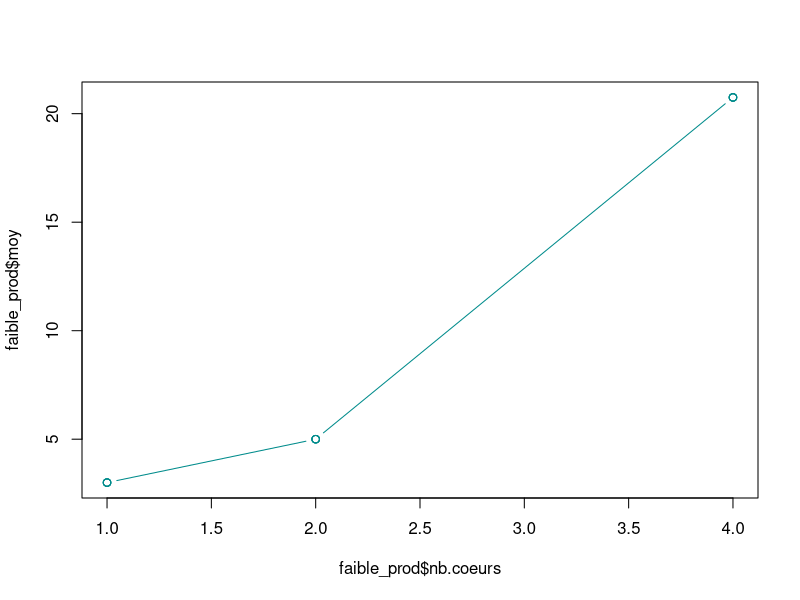
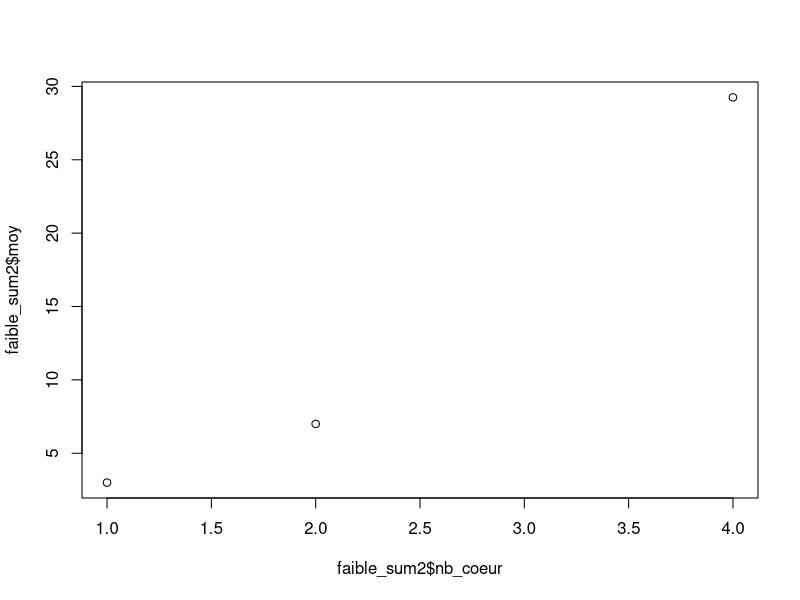
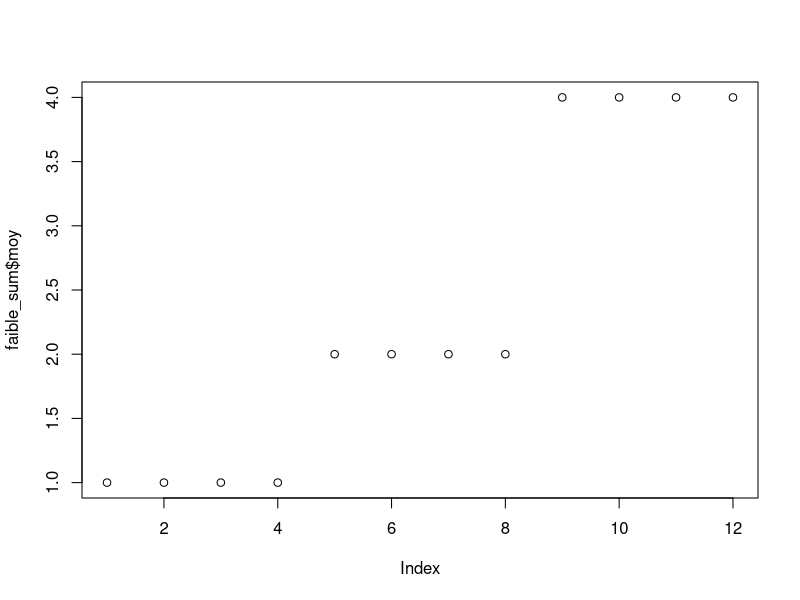
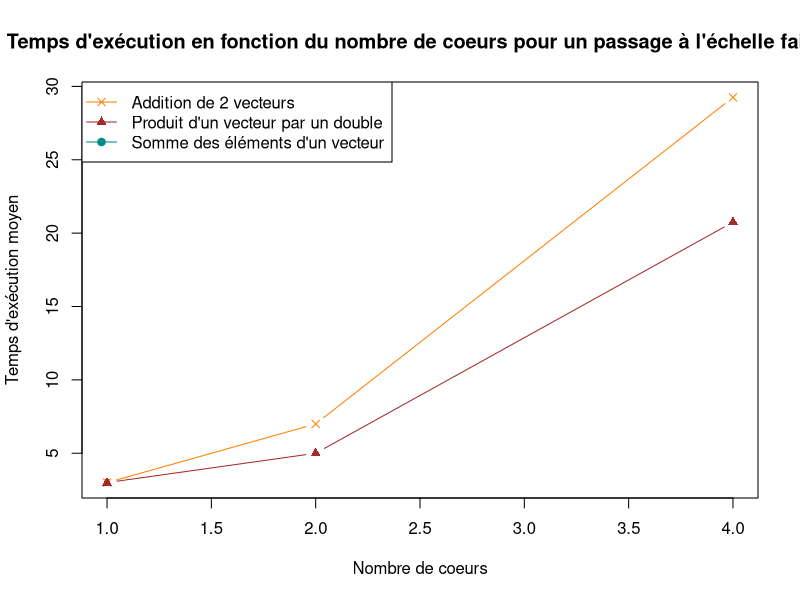
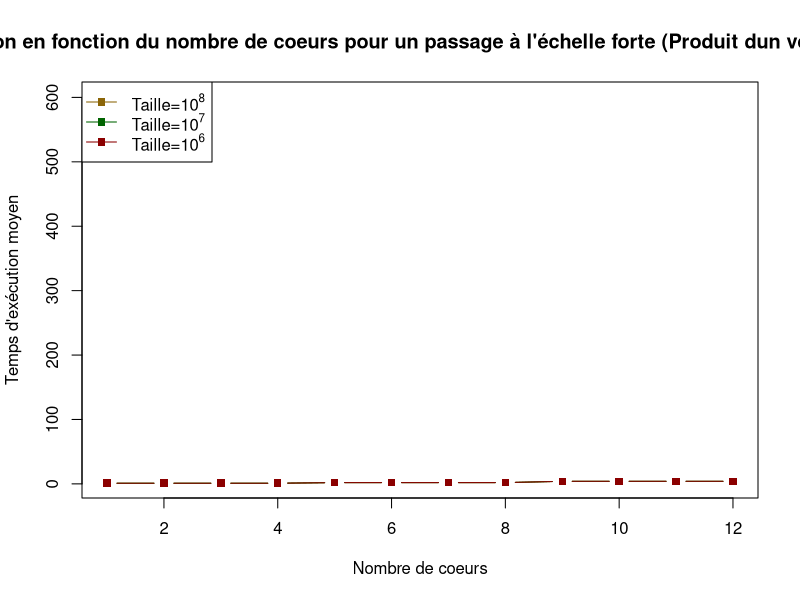
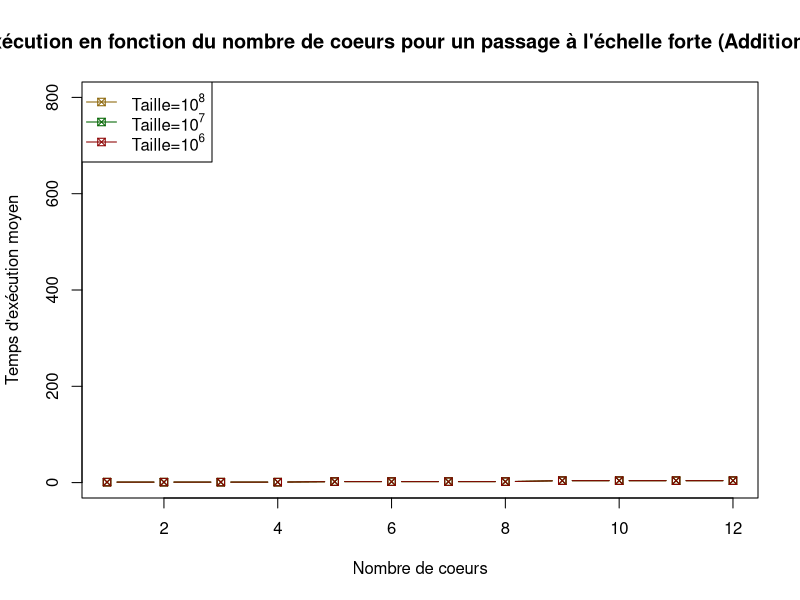
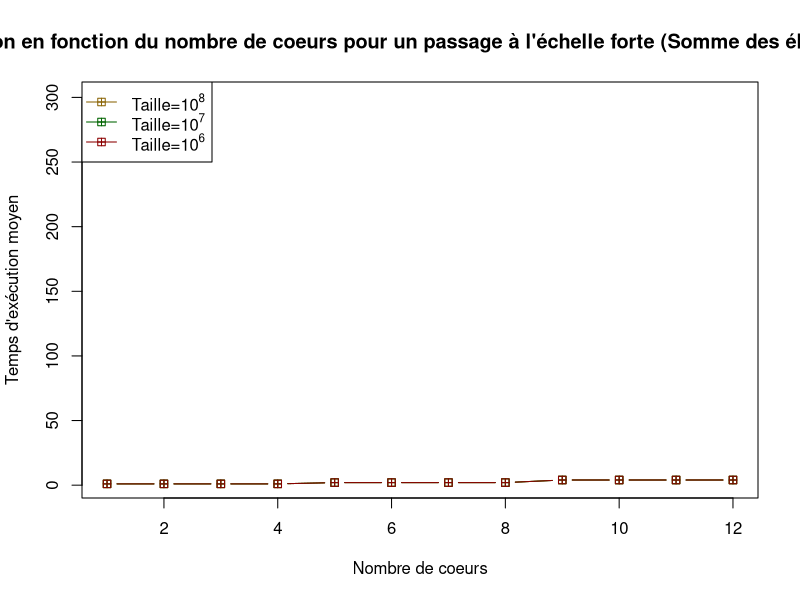
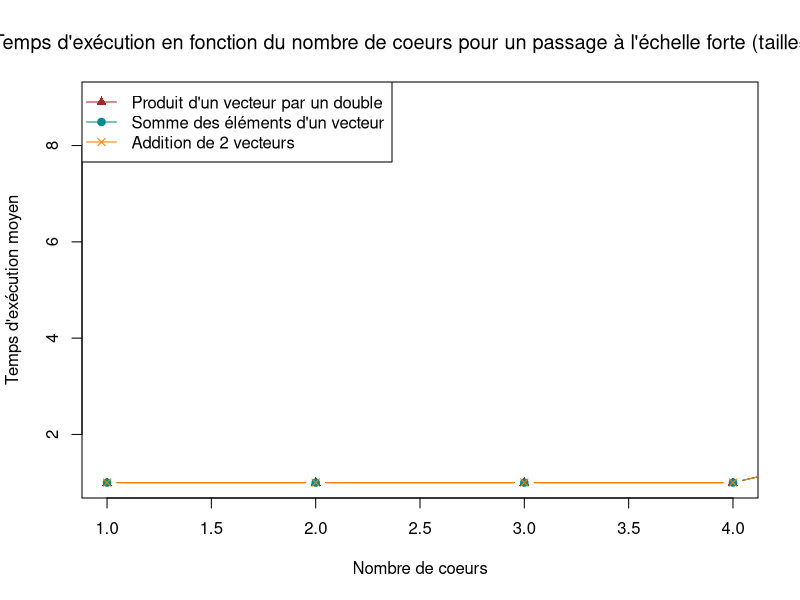

These charts were generated, in order, by the following R code:
####################################" faible ##############################################

# faible prod 
faible_prod <- read.table("faible_prod.txt", header = TRUE, sep="\t", dec=",")
plot( faible_prod$nb.coeurs, faible_prod$moy, type = "b", col="darkcyan")

# faible sum2vect 
faible_sum2 <- read.table("faible_sum2vect.txt", header = TRUE, sep="\t")
faible_sum2 <- na.omit(faible_sum2) # supprime les lignes avec des NA
plot( faible_sum2$nb_coeur, faible_sum2$moy)

# faible sumvect 
faible_sum <- read.table("faible_sumvect.txt", header = TRUE, sep="\t")
faible_sum <- na.omit(faible_sum)
plot( faible_sum$nb.coeurs, faible_sum$moy)

### plot des trois fonctions
plot( faible_sum2$nb_coeur, faible_sum2$moy, type = "b", pch=4, col="darkorange1", main = "Temps d'exécution en fonction du nombre de coeurs pour un passage à l'échelle faible", xlab="Nombre de coeurs", ylab="Temps d'exécution moyen")
points( faible_prod$nb.coeurs, faible_prod$moy, type = "b", col="brown", pch=17)
points( faible_sum$nb.coeurs, faible_sum$moy, type = "b", col="darkcyan", pch=19)
legend("topleft", c("Addition de 2 vecteurs", "Produit d'un vecteur par un double","Somme des éléments d'un vecteur"), col=c("darkorange1","brown", "darkcyan"), lty=c(1,1,1), pch=c(4,17,19))

############################ fort ################################################

#### fort prod (recupération des moyennes pour chaque taille)
fort_prod <- read.table("fort_prod.txt", header = TRUE, sep="\t")
fort_prod_t1 <- fort_prod[fort_prod$taille.vecteur==1000000,]
fort_prod_t1 <- na.omit(fort_prod_t1)
fort_prod_t2 <- fort_prod[fort_prod$taille.vecteur==10000000,]
fort_prod_t2 <- na.omit(fort_prod_t2)
fort_prod_t3 <- fort_prod[fort_prod$taille.vecteur==100000000,]
fort_prod_t3 <- na.omit(fort_prod_t3)
#plot prod pour les différentes tailles
plot( fort_prod_t3$nb.coeurs, fort_prod_t3$moy, type = "b", pch=15, col="darkgoldenrod4", main = "Temps d'exécution en fonction du nombre de coeurs pour un passage à l'échelle forte (Produit dun vecteur par un double)", xlab="Nombre de coeurs", ylab="Temps d'exécution moyen", ylim=c(2,600))
points( fort_prod_t2$nb.coeurs, fort_prod_t2$moy, type = "b", col="darkgreen", pch=15)
points( fort_prod_t1$nb.coeurs, fort_prod_t1$moy, type = "b", col="darkred", pch=15)
legend("topleft", c(expression(paste("Taille=", 10^8)), expression(paste("Taille=", 10^7)),expression(paste("Taille=", 10^6))), col=c("darkgoldenrod4", "darkgreen", "darkred"), lty=c(1,1,1), pch=c(15,15,15))


#### fort sum2 (recupération des moyennes pour chaque taille)
fort_sum2 <- read.table("fort_sum2vect.txt", header = TRUE, sep="\t")
fort_sum2_t1 <- fort_sum2[fort_sum2$taille.vecteur==1000000,]
fort_sum2_t1 <- na.omit(fort_sum2_t1)
fort_sum2_t2 <- fort_sum2[fort_sum2$taille.vecteur==10000000,]
fort_sum2_t2 <- na.omit(fort_sum2_t2)
fort_sum2_t3 <- fort_sum2[fort_sum2$taille.vecteur==100000000,]
fort_sum2_t3 <- na.omit(fort_sum2_t3)
#plot
plot( fort_sum2_t3$nb_coeur, fort_sum2_t3$moy, type = "b", pch=7, col="darkgoldenrod4", main = "Temps d'exécution en fonction du nombre de coeurs pour un passage à l'échelle forte (Addition de 2 vecteurs)", xlab="Nombre de coeurs", ylab="Temps d'exécution moyen", ylim = c(0,800))
points( fort_sum2_t2$nb_coeur, fort_sum2_t2$moy, type = "b", col="darkgreen", pch=7)
points( fort_sum2_t1$nb_coeur, fort_sum2_t1$moy, type = "b", col="darkred", pch=7)
legend("topleft", c(expression(paste("Taille=", 10^8)), expression(paste("Taille=", 10^7)),expression(paste("Taille=", 10^6))), col=c("darkgoldenrod4", "darkgreen", "darkred"), lty=c(1,1,1), pch=c(7,7,7))


#### fort sum (recupération des moyennes pour chaque taille)
fort_sum <- read.table("fort_sumvect.txt", header = TRUE, sep="\t")
fort_sum_t1 <- fort_sum[fort_sum$taille.vecteur==1000000,]
fort_sum_t1 <- na.omit(fort_sum_t1)
fort_sum_t2 <- fort_sum[fort_sum$taille.vecteur==10000000,]
fort_sum_t2 <- na.omit(fort_sum_t2)
fort_sum_t3 <- fort_sum[fort_sum$taille.vecteur==100000000,]
fort_sum_t3 <- na.omit(fort_sum_t3)
#plot
plot( fort_sum_t3$nb.coeurs, fort_sum_t3$moy, type = "b", pch=12, col="darkgoldenrod4", main = "Temps d'exécution en fonction du nombre de coeurs pour un passage à l'échelle forte (Somme des éléments d'un vecteur)", xlab="Nombre de coeurs", ylab="Temps d'exécution moyen", ylim=c(2,300))
points( fort_sum_t2$nb.coeurs, fort_sum_t2$moy, type = "b", col="darkgreen", pch=12)
points( fort_sum_t1$nb.coeurs, fort_sum_t1$moy, type = "b", col="darkred", pch=12)
legend("topleft", c(expression(paste("Taille=", 10^8)), expression(paste("Taille=", 10^7)),expression(paste("Taille=", 10^6))), col=c("darkgoldenrod4", "darkgreen", "darkred"), lty=c(1,1,1), pch=c(12,12,12))


## Plot t1 (taille =10^6) pour les trois fonctions
plot( fort_prod_t1$nb.coeurs, fort_prod_t1$moy, type = "b", col="brown", pch=17,main = expression(paste("Temps d'exécution en fonction du nombre de coeurs pour un passage à l'échelle forte (taille=",10^6,")")), xlab="Nombre de coeurs", ylab="Temps d'exécution moyen", xlim=c(1,4), ylim=c(1,9))
points( fort_sum_t1$nb.coeurs, fort_sum_t1$moy, type = "b", col="darkcyan", pch=19)
points( fort_sum2_t1$nb_coeur, fort_sum2_t1$moy, type = "b", col="darkorange1", pch=4)
legend("topleft", c("Produit d'un vecteur par un double","Somme des éléments d'un vecteur", "Addition de 2 vecteurs"), col=c("brown", "darkcyan", "darkorange1"), lty=c(1,1,1), pch=c(17,19,4))

## Plot t2 (taille=10^7) pour les trois fonctions
plot( fort_prod_t2$nb.coeurs, fort_prod_t2$moy, type = "b", col="brown", pch=17,main = expression(paste("Temps d'exécution en fonction du nombre de coeurs pour un passage à l'échelle forte (taille=",10^7,")")), xlab="Nombre de coeurs", ylab="Temps d'exécution moyen", xlim=c(1,4), ylim=c(20,80))
points( fort_sum_t2$nb.coeurs, fort_sum_t2$moy, type = "b", col="darkcyan", pch=19)
points( fort_sum2_t2$nb_coeur, fort_sum2_t2$moy, type = "b", col="darkorange1", pch=4)
legend("topleft", c("Produit d'un vecteur par un double","Somme des éléments d'un vecteur", "Addition de 2 vecteurs"), col=c("brown", "darkcyan", "darkorange1"), lty=c(1,1,1), pch=c(17,19,4))

## Plot t3 (taille=10^8) pour les trois fonctions
plot( fort_prod_t3$nb.coeurs, fort_prod_t3$moy, type = "b", col="brown", pch=17,main = expression(paste("Temps d'exécution en fonction du nombre de coeurs pour un passage à l'échelle forte (taille=",10^8,")")), xlab="Nombre de coeurs", ylab="Temps d'exécution moyen", xlim=c(1,4), ylim=c(240,800))
points( fort_sum_t3$nb.coeurs, fort_sum_t3$moy, type = "b", col="darkcyan", pch=19)
points( fort_sum2_t3$nb_coeur, fort_sum2_t3$moy, type = "b", col="darkorange1", pch=4)
legend("topleft", c("Produit d'un vecteur par un double","Somme des éléments d'un vecteur", "Addition de 2 vecteurs"), col=c("brown", "darkcyan", "darkorange1"), lty=c(1,1,1), pch=c(17,19,4))
